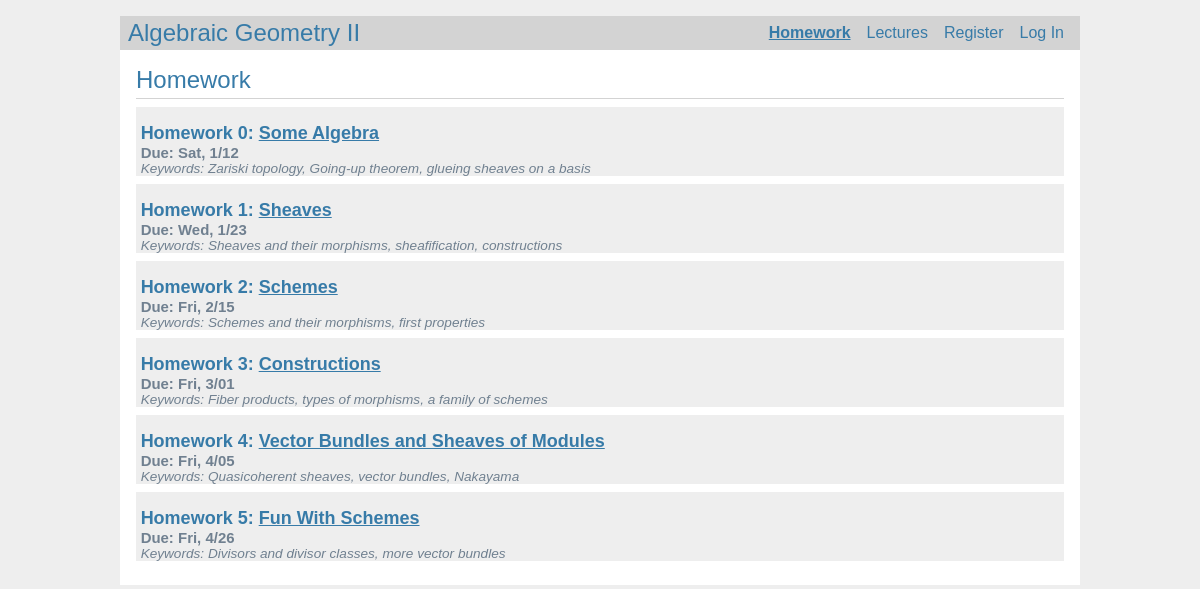
/homework, run on an earlier commit of the app's database.
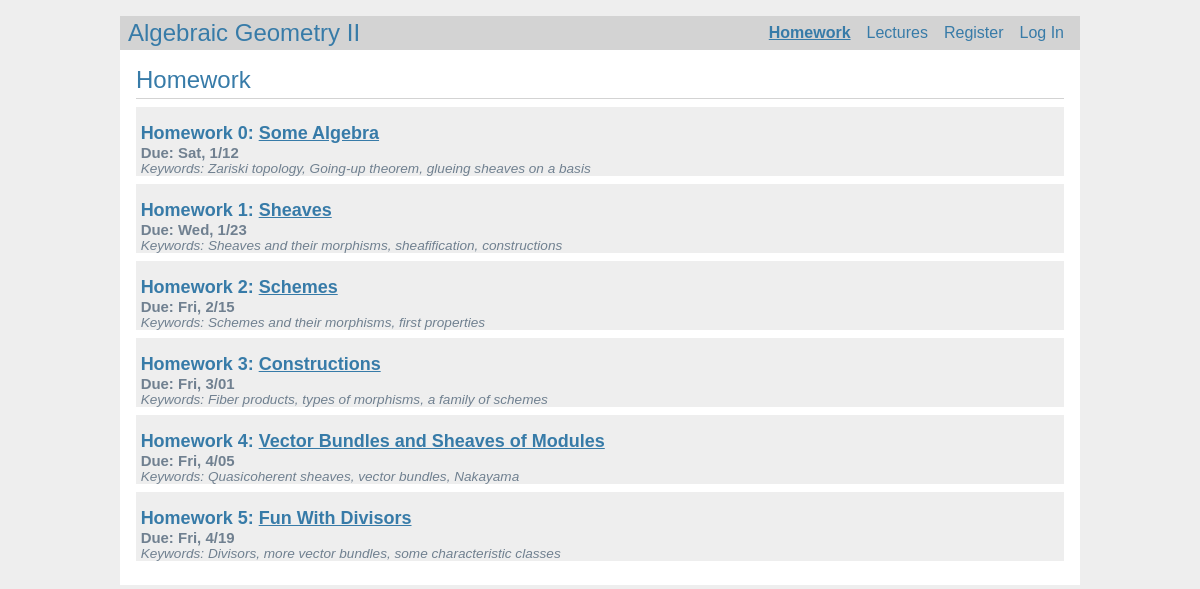
And on a later commit of the database.
### tables this page shows
CREATE TABLE homework (
	id INTEGER PRIMARY KEY AUTOINCREMENT,
	Zahl INTEGER NOT NULL,
	author_id INTEGER NOT NULL,
	created TIMESTAMP NOT NULL DEFAULT CURRENT_TIMESTAMP,
	due TEXT NOT NULL,
	title TEXT NOT NULL,
	keywords TEXT NOT NULL,
	file_homework TEXT,
	FOREIGN KEY (author_id) REFERENCES user (id) );

### main/homework/views.py (the view)
@bp.route('/homework')
@decorators.permission_everyone
def homework_index():
	homeworks_proto = models.Model( table='homework' )
	homeworks = homeworks_proto.db_select(
					join=True,
					order='homework.id',
					all=True )
	return render_template('homework/homework.html', homeworks=homeworks)

### main/auth/views.py (called while the page is built)
@bp.before_app_request
def load_logged_in_user():
	username = session.get('username')
	if username is None:
		g.user = None
	else:
		g.user = database.db_query(
					'user',
					join=False,
					where={'username':username},
					all=False )

### main/database.py (called while the page is built)
def db_open():
	if 'db' not in g:
		g.db = sqlite3.connect(
					current_app.config['DATABASE'],
					detect_types=sqlite3.PARSE_DECLTYPES)
		g.db.row_factory = sqlite3.Row
	return g.db

def db_close(e=None):
	db = g.pop('db', None)
	if db is not None:
		db.close()

def scrub(string,special=False):
	if special:
		S = { '"', "'", ";" }
		for x in string:
			if x in S:
				abort(400)
	elif not string.isalnum() and '_' not in string:
		abort(400)

def scrub_dict(dictionary):
	for key, value in dictionary.items():
		scrub(key)
		if key == 'table':
			scrub(value)
		elif type(value) == str:
			scrub(value,special=True)
		else:
			pass

def db_query(table:str, what:str='*', join=False, where:dict=None, order:str=None, limit:str=None, all=False):
	scrub_dict(locals())
	db = db_open()
	query = db_queryBuilder(
		operation='SELECT', table=table, what=what, join=join, where=where, order=order, limit=limit, all=all, idd=None, dictionary=None)
	if where:
		return db.execute(query, where).fetchall() if all else db.execute(query, where).fetchone()
	else:
		return db.execute(query).fetchall() if all else db.execute(query).fetchone()

### main/models.py (called while the page is built)
	def db_select(self, what:str='*', join=False, where:dict=None, order:str=None, limit:str=None, all=False):
		database.scrub(self.table)
		database.scrub_dict(locals())
		cursor = database.db_query(
					self.table,
					what=what,
					join=join,
					where=where,
					order=order,
					limit=limit,
					all=all )
		if cursor is None:
			abort(404, f"{getattr(self.table,'capitalize')()} {id} doesn't exist.")
		else:
			content = [ dict(row) for row in cursor ] if all else dict(cursor)
			if all:
				return content
			else:
				self.__dict__ = dict(cursor)

### main/templates/homework/homework.html (shortened to what this page needs)
{% extends 'base.html' %}
{% block header %}
	<h1>{% block title %}Homework{% endblock %}</h1>
{% endblock %}
{% block content %}
	{% for homework in homeworks %}
		<article class="post">
			<header class="homework_post">
				<div class="homework_postContainer">
					<div class="homework_post">
						<h1>Homework {{ homework['id'] }}: <a href="/gg">{{ homework['title'] }}</a></h1>
						<span style="color: slategray; font-weight: bold; font-size: 110%;">Due: {{ homework['due'] }}</span>
						<div class="about">Keywords: {{ homework['keywords'] }}</div>
					</div>
				</div>
			</header>
		</article>
	{% endfor %}
{% endblock %}

### main/templates/base.html (shortened to what this page needs)
<!doctype html>
{% set active_page = active_page|default('index') -%}
<link rel="stylesheet" href="{{ url_for('static', filename='style.css') }}">
<nav>
<h1><a href="{{ url_for('index') }}">Algebraic Geometry II</a></h1>
  <ul>
      <li {% if request.endpoint == 'homework.homework_index' %} class="active" {% endif %}><a class="nounderline" href="{{ url_for('homework.homework_index') }}">Homework</a>
      <li {% if request.endpoint == 'lectures.lectures_index' %} class="active" {% endif %}><a class="nounderline" href="{{ url_for('lectures.lectures_index') }}">Lectures</a>
    {% if g.user %}
      <li><span>{{ g.user['username'] }}</span>
      <li><a class="nounderline" href="{{ url_for('auth.logout') }}">Log Out</a>
    {% else %}
      <li {% if request.endpoint == 'auth.register' %} class="active" {% endif %}><a class="nounderline" href="{{ url_for('auth.register') }}">Register</a>
      <li {% if request.endpoint == 'auth.login' %} class="active" {% endif %}><a class="nounderline" href="{{ url_for('auth.login') }}">Log In</a>
    {% endif %}
  </ul>
</nav>
<section class="content">
  <header>
    {% block header %}{% endblock %}
  </header>
  {% block content %}{% endblock %}
</section>

### main/static/style.css (style rules this page uses)
h1 { font-family: sans-serif; font-weight: normal; color: #377ba8; margin: 1rem 0; }
a { color: #377ba8; }
a.nounderline { text-decoration: none; }
nav { background: lightgray; display: flex; align-items: center; padding: 0 0.5rem; }
nav h1 { flex: auto; margin: 0; }
nav h1 a { text-decoration: none; }
nav ul { display: flex; list-style: none; margin: 0; padding: 0; }
nav ul li a, nav ul li span, header .action { display: block; padding: 0.5rem; }
.active { font-weight: bold; text-decoration: underline; color: #377ba8; }
.content { padding: 0 1rem 1rem; }
.content > header { border-bottom: 1px solid lightgray; display: flex; align-items: flex-end; margin-bottom: 0.5rem; }
.content > header h1 { flex: auto; margin: 1rem 0 0.25rem 0; }
.post > header { display: flex; align-items: flex-end; font-size: 0.85em; }
.post > header > div:first-of-type { flex: auto; }
.post > header h1 { font-size: large; font-weight: bold; margin-bottom: 0; }
.post .about { color: slategray; font-style: italic; }
.content:last-child { margin-bottom: 0; }
div.homework_postContainer { display: flex; background: #eee; }
div.homework_post { margin-left: 0.5%; margin-right: 0.5%; }
header.homework_post { margin-bottom: 0.5rem; }

What changed in the data, as far as the page shows it:
changed homework: title "Fun With Schemes" → "Fun With Divisors"; due "Fri, 4/26" → "Fri, 4/19"; keywords "Divisors and divisor classes, more vector bundles" → "Divisors, more vector bundles, some characteristic classes"
